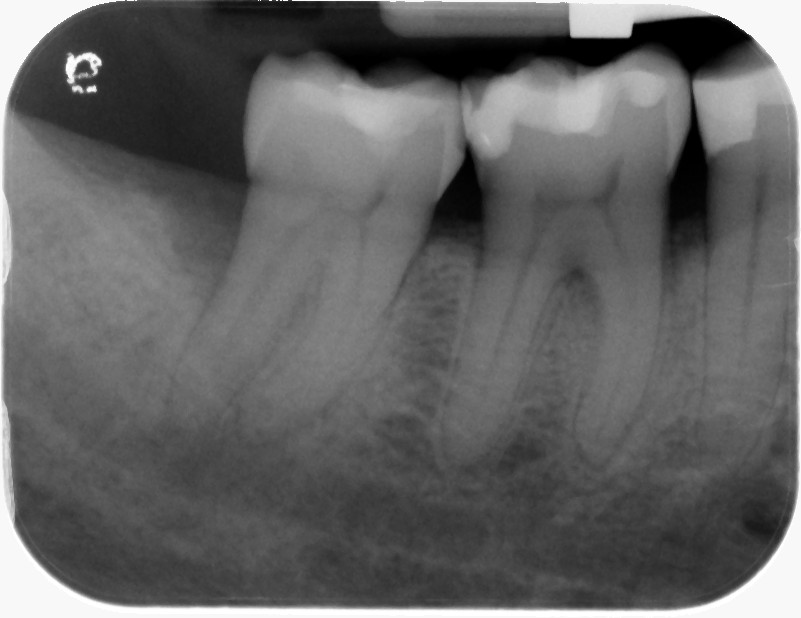
#> input picture sample_images/peri_images/sample_1.png, 801 x 618 px
$ jupyter execute --allow-errors template_match.ipynb   (shell and % lines are left out)
#> lines starting #> are read from the running program, lines starting #| are printed output that depends on the picture; after the words box and inside, x2 and y2 are one past the last pixel; in counts of white or black regions, pixels touching at a corner belong together; pictures that were not available may be replaced by others from this repository, and a replacement may not be noted
# Import Packages

[cell 1]
import numpy as np
from imutils import perspective
from scipy.spatial import distance as dist
import matplotlib.pyplot as plt
import cv2
from scipy.spatial import distance
import pandas as pd

# Make image big/small maintiaing aspect ratio

[cell 2]
def maintain_aspect_ratio_resize_2d(image, width=None, height=None, inter=cv2.INTER_AREA):
    dim = None
    (h, w) = image.shape
    if width is None and height is None:
        return image
    if width is None:
        r = height / float(h)
        dim = (int(w * r), height)
    else:
        r = width / float(w)
        dim = (width, int(h * r))
    return cv2.resize(image, dim, interpolation=inter)

# Template Match Function

[cell 3]
def template_match(gray, template):

    (tH, tW) = template.shape[:2]
    found = None

    for scale in np.linspace(0.1, 3.0, 20)[::-1]:

        # Resize image to scale and keep track of ratio
        resized = maintain_aspect_ratio_resize_2d(gray, width=int(gray.shape[1] * scale))
        r = gray.shape[1] / float(resized.shape[1])

        # Stop if template image size is larger than resized image
        if resized.shape[0] < tH or resized.shape[1] < tW:
            break

        # Threshold resized image and apply template matching
        thresh = cv2.threshold(resized, 0, 255, cv2.THRESH_BINARY + cv2.THRESH_OTSU)[1]
        detected = cv2.matchTemplate(thresh, template, cv2.TM_CCOEFF)
        (_, max_val, _, max_loc) = cv2.minMaxLoc(detected)

        # Keep track of correlation value
        # Higher correlation means better match
        if found is None or max_val > found[0]:
            found = (max_val, max_loc, r)
            #print("Found Update", found, scale)

    return found

# Make Tooth list using tooth repository csv file

[cell 4]
tooth_repo = pd.read_csv('sample_tooth_number.csv')
#> (reads sample_tooth_number.csv from the repository)
tooth_repo.shape
upper_left_tooth_repo_list = []
upper_right_tooth_repo_list = []
lower_left_tooth_repo_list = []
lower_right_tooth_repo_list = []

print(tooth_repo.shape)
for i in range(tooth_repo.shape[0]):
    dir_name = tooth_repo['Folder Name'].iloc[i]
    position = tooth_repo['Position'].iloc[i]
    if dir_name == 'upper_tooth_repository' and position =='UL':
        image_file = dir_name + '/' + tooth_repo['Tooth Name'].iloc[i]
        upper_left_tooth_repo_list.append((image_file, tooth_repo['Tooth Number'].iloc[i] ))
    if dir_name == 'upper_tooth_repository' and position =='UR':
        image_file = dir_name + '/' + tooth_repo['Tooth Name'].iloc[i]
        upper_right_tooth_repo_list.append((image_file, tooth_repo['Tooth Number'].iloc[i] ))

    if dir_name == 'lower_tooth_repository' and position =='LL':
        image_file = dir_name + '/' + tooth_repo['Tooth Name'].iloc[i]
        lower_left_tooth_repo_list.append((image_file, tooth_repo['Tooth Number'].iloc[i] ))

    if dir_name == 'lower_tooth_repository' and position =='LR':
        image_file = dir_name + '/' + tooth_repo['Tooth Name'].iloc[i]
        lower_right_tooth_repo_list.append((image_file, tooth_repo['Tooth Number'].iloc[i] ))


print(len(upper_left_tooth_repo_list), len(upper_right_tooth_repo_list),
      len(lower_left_tooth_repo_list), len(lower_right_tooth_repo_list))

# Sample Periapical Image

[cell 5]
template_peri = cv2.imread('sample_images/peri_images/sample_1.png',0)
#> template_peri is the input picture: shape (618, 801); min 0, max 255, mean 99.3
plt.imshow(template_peri, cmap='gray')

[cell 6]
#template_peri_to_match = template_peri[20:480,450:690]
template_peri_to_match = template_peri[20:480,450:690]
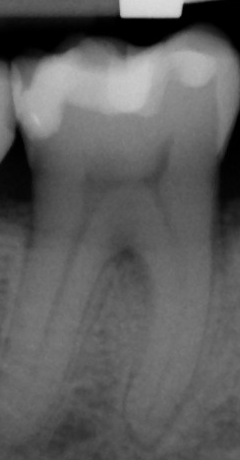
#> template_peri_to_match: shape (460, 240); min 0, max 218, mean 93.6
plt.title("Tooth need to be matched" , fontsize = 40)
plt.imshow(template_peri_to_match, cmap='gray')

periapical_tooth_track_list = []
template = template_peri_to_match
#> (the rest of this cell did not finish here and is left out)

#> the loop in template_match, `for scale in np.linspace(0.1, 3.0, 20)[::-1]:` made 16 passes
#> (max_val, found) on passes 1, 5, 6, 7: (226841680, (226841680, (2074, 183), 0.333)), (235111328, (235111328, (1237, 143), 0.419)), (242981696, (242981696, (1144, 129), 0.447)), (245452016, (245452016, (1063, 115), 0.48))
#> (max_val, max_loc) on passes 2, 3, 4, 8, 9, 10: (224567200, (1962, 170)), (218942496, (1851, 158)), (223904336, (1333, 156)), (244443232, (983, 100)), (242140848, (905, 84)), (238554928, (825, 70))
#> pass 1, in template_match, `thresh = cv2.threshold(resized, 0, 255, cv2.THRESH_BINARY + cv2.THRESH..`:
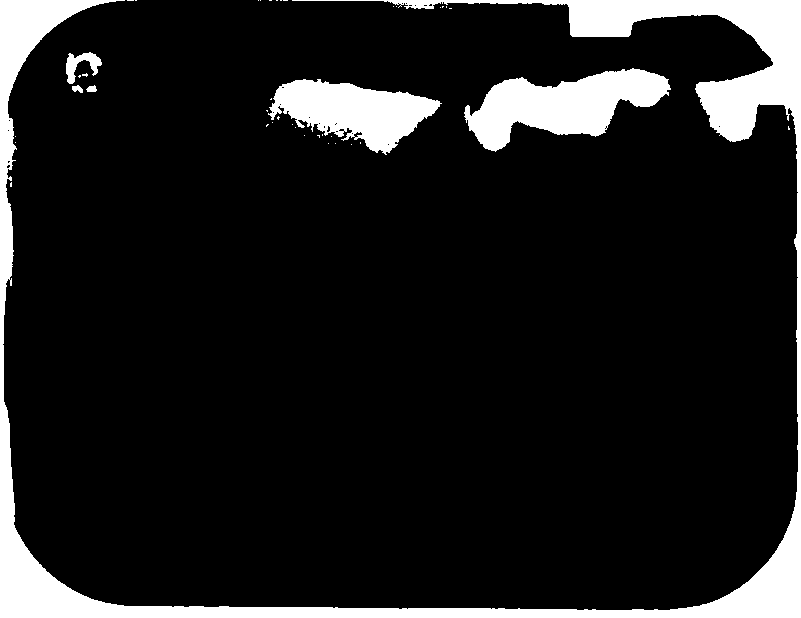
#> thresh: shape (1854, 2403) (shown at 1/3 size); 11.3% white; 41 white regions (21 under 20 px), largest, box (x1, y1, x2, y2) and area: (0, 0, 2403, 1854) 351522, (1392, 204, 2013, 456) 81279, (804, 237, 1326, 465) 64458
#> pass 1, in template_match, `detected = cv2.matchTemplate(thresh, template, cv2.TM_CCOEFF)`:
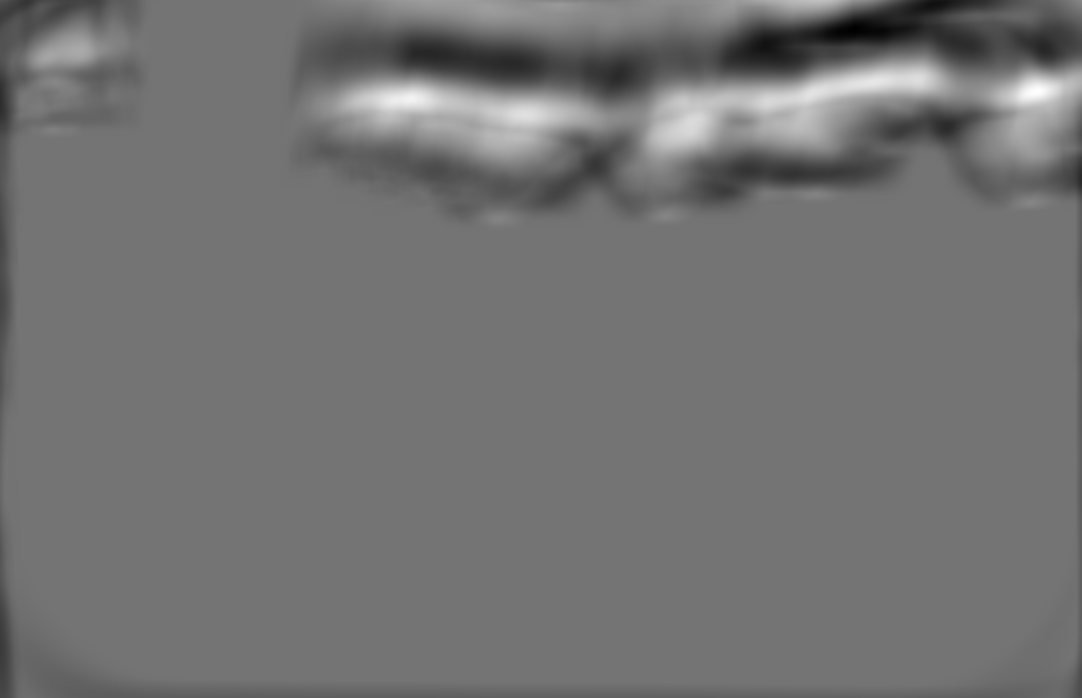
#> detected: shape (1395, 2164) float32 (shown at 1/2 size); min -189435616, max 226841680, mean -1998058; drawn with min black and max white
#> after the loop in template_match, `for scale in np.linspace(0.1, 3.0, 20)[::-1]:`:
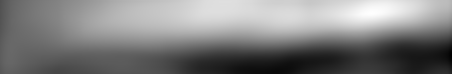
#> detected: shape (74, 452) float32; min -141256560, max 164578240, mean 11536683; drawn with min black and max white
#> after the loop in template_match, `for scale in np.linspace(0.1, 3.0, 20)[::-1]:`:
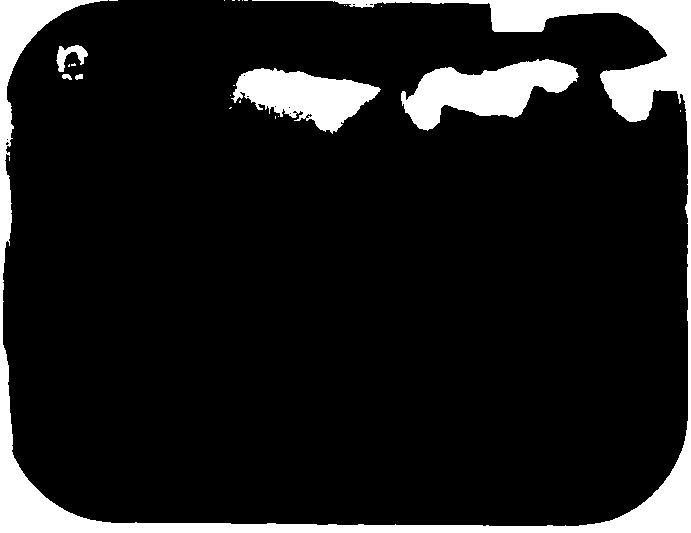
#> thresh: shape (533, 691); 11.3% white; 25 white regions (19 under 20 px), largest, box (x1, y1, x2, y2) and area: (0, 0, 691, 533) 29053, (401, 59, 579, 131) 6701, (231, 68, 381, 134) 5331, (56, 45, 88, 72) 385, (62, 74, 72, 80) 42, (75, 74, 83, 80) 37
#> `found = template_match(gray,template)`: found = (245452016, (1063, 115), 0.48)
    if found !=None:
        periapical_tooth_track_list.append((j,lower_left_tooth_repo_list[j], found[0]))
periapical_tooth_track_list_sorted = sorted(periapical_tooth_track_list, key=lambda x:x[2], reverse=True)
